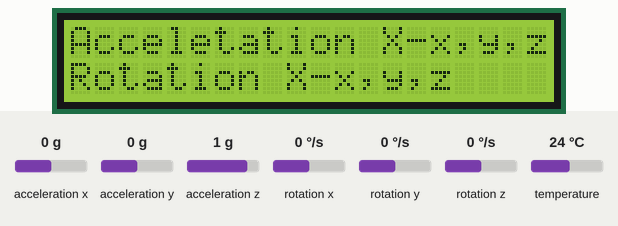
Recording of a sketch running on a simulated Arduino Leonardo, built with avr-gcc and run on an emulated ATmega32U4. Shown: 20×2 character LCD. Inputs (shaded band) come from the test bench; at power-on: acceleration x 0 g, acceleration y 0 g, acceleration z 1 g, rotation x 0 °/s, rotation y 0 °/s, rotation z 0 °/s, temperature 24 °C. What the sketch prints to the serial monitor is not drawn.

Above: at 1.3 s.
1.4 s: acceleration x set to -1.4 g
At 2.5 s:
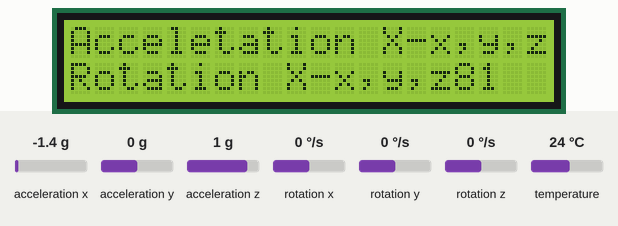
3.4 s: acceleration y set to -1.4 g
At 4.9 s:
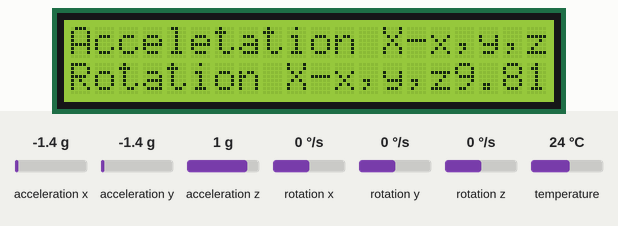
5.2 s: acceleration z set to -1.4 g
At 6.3 s:
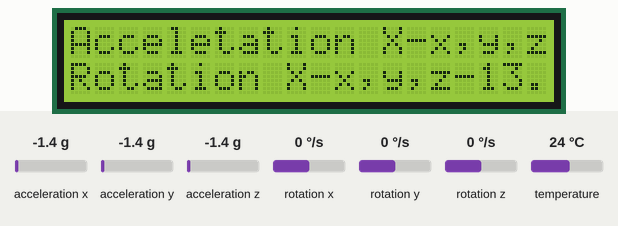
6.9 s: acceleration x set to -0.8 g
At 7.8 s:
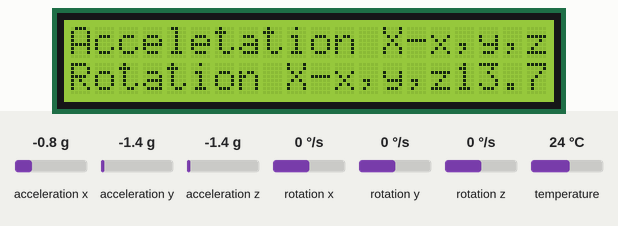
8.6 s: acceleration y set to -0.8 g
At 9.2 s:
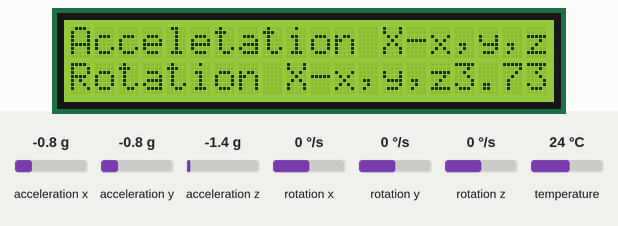
Timing chart, 0 to 11.4 s (numbered marks = the images above; inputs shaded):
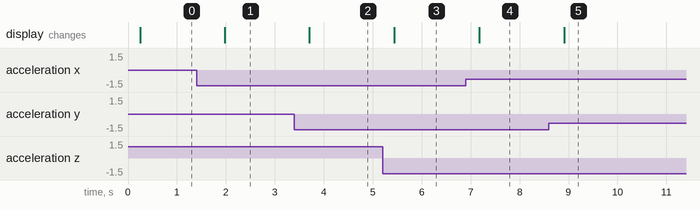

Measured:
- after the input at 1.4 s, the display: changes after 0.58 s (image 1)
- after the input at 3.4 s, the display: changes after 0.31 s (image 2)
- after the input at 5.2 s, the display: changes after 0.24 s (image 3)
- after the input at 6.9 s, the display: changes after 0.28 s (image 4)
- after the input at 8.6 s, the display: changes after 0.31 s (image 5)

The sketch:

sketch_may18c.ino
```cpp
#include <MD_Parola.h>
#include <MD_MAX72xx.h>
#include <SPI.h>

#include <Adafruit_MPU6050.h>
#include <Adafruit_Sensor.h>
#include <Wire.h>
#include <LiquidCrystal_I2C.h>

Adafruit_MPU6050 mpu;
//--------------------

#define HARDWARE_TYPE MD_MAX72XX::FC16_HW
#define MAX_DEVICES 4
#define CS_PIN 5
MD_Parola Display = MD_Parola(HARDWARE_TYPE, CS_PIN, MAX_DEVICES);
LiquidCrystal_I2C lcd(0x27, 20, 2);

void setup(void) {
  lcd.begin();
  lcd.backlight();
  Serial.begin(115200);
  while (!Serial)
    delay(10); // will pause Zero, Leonardo, etc until serial console opens

  Serial.println("Adafruit MPU6050 test!");

  // Try to initialize!
  if (!mpu.begin()) {
    Serial.println("Failed to find MPU6050 chip");
    while (1) {
      delay(10);
    }
  }
  Serial.println("MPU6050 Found!");

  mpu.setAccelerometerRange(MPU6050_RANGE_8_G);
  Serial.print("Accelerometer range set to: ");
  switch (mpu.getAccelerometerRange()) {
  case MPU6050_RANGE_2_G:
    Serial.println("+-2G");
    break;
  case MPU6050_RANGE_4_G:
    Serial.println("+-4G");
    break;
  case MPU6050_RANGE_8_G:
    Serial.println("+-8G");
    break;
  case MPU6050_RANGE_16_G:
    Serial.println("+-16G");
    break;
  }
  mpu.setGyroRange(MPU6050_RANGE_500_DEG);
  Serial.print("Gyro range set to: ");
  switch (mpu.getGyroRange()) {
  case MPU6050_RANGE_250_DEG:
    Serial.println("+- 250 deg/s");
    break;
  case MPU6050_RANGE_500_DEG:
    Serial.println("+- 500 deg/s");
    break;
  case MPU6050_RANGE_1000_DEG:
    Serial.println("+- 1000 deg/s");
    break;
  case MPU6050_RANGE_2000_DEG:
    Serial.println("+- 2000 deg/s");
    break;
  }

  mpu.setFilterBandwidth(MPU6050_BAND_5_HZ);
  Serial.print("Filter bandwidth set to: ");
  switch (mpu.getFilterBandwidth()) {
  case MPU6050_BAND_260_HZ:
    Serial.println("260 Hz");
    break;
  case MPU6050_BAND_184_HZ:
    Serial.println("184 Hz");
    break;
  case MPU6050_BAND_94_HZ:
    Serial.println("94 Hz");
    break;
  case MPU6050_BAND_44_HZ:
    Serial.println("44 Hz");
    break;
  case MPU6050_BAND_21_HZ:
    Serial.println("21 Hz");
    break;
  case MPU6050_BAND_10_HZ:
    Serial.println("10 Hz");
    break;
  case MPU6050_BAND_5_HZ:
    Serial.println("5 Hz");
    break;
  }

  Serial.println("");
  delay(100);
}

void loop() {
  /* Get new sensor events with the readings */
  sensors_event_t a, g, temp;
  mpu.getEvent(&a, &g, &temp);

  // Display
  lcd.setCursor(0, 0);
  lcd.print("Acceletation X-x,y,z");
  lcd.setCursor(0, 1);
  lcd.print(String(a.acceleration.x) + ", " + String(a.acceleration.y) + ", " + String(a.acceleration.z));

  lcd.setCursor(0, 2);
  lcd.print("Rotation X-x,y,z");
  lcd.setCursor(20, 3);
  lcd.print(String(g.gyro.x) + ", " + String(g.gyro.y) + ", " + String(g.gyro.z));

  /* Print out the values */
  Serial.print("Acceleration X: ");
  Serial.print(a.acceleration.x);
  Serial.print(", Y: ");
  Serial.print(a.acceleration.y);
  Serial.print(", Z: ");
  Serial.print(a.acceleration.z);
  Serial.println(" m/s^2");

  Serial.print("Rotation X: ");
  Serial.print(g.gyro.x);
  Serial.print(", Y: ");
  Serial.print(g.gyro.y);
  Serial.print(", Z: ");
  Serial.print(g.gyro.z);
  Serial.println(" rad/s");

  Serial.print("Temperature: ");
  Serial.print(temp.temperature);
  Serial.println(" degC");

  Serial.println("");
  delay(500);
}
```
